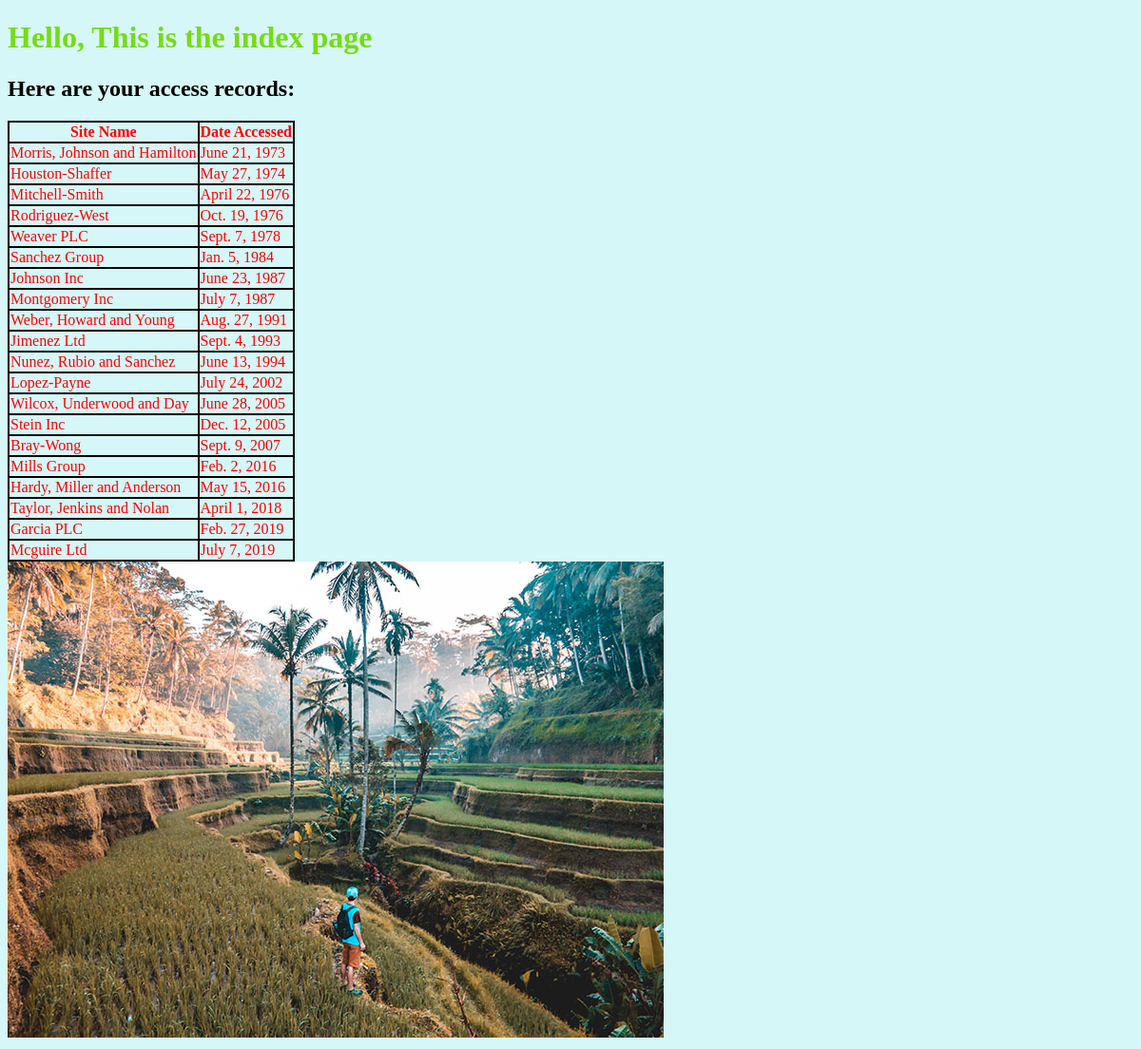
The page / on the database its author committed.
### first_app/models.py (models this page shows, shortened)
class AccessRecord(models.Model):
    name = models.ForeignKey(Webpage, on_delete=models.CASCADE)
    date = models.DateField()

class Webpage(models.Model):
    topic = models.ForeignKey(Topic, on_delete=models.CASCADE)
    name = models.CharField(max_length=200, unique=True)
    url = models.URLField(unique=True)
    def __str__(self):
        return self.name

### first_app/views.py (the view)
# urls.py: path('', views.index, name='index'),
def index(request):
    webpages_list = AccessRecord.objects.order_by('date')
    date_dict = {'access_records':webpages_list}
    return render(request,'index.html', context=date_dict)

### templates/index.html (shortened to what this page needs)
{% extends "base.html" %}
{% load static %}
{% block body %}
<h1>Hello, This is the index page</h1>
<h2>Here are your access records:</h2>
<div class="djangotwo">
  {% if access_records %}
    <table>
      <thead>
        <th>Site Name</th>
        <th>Date Accessed</th>
      </thead>
      {% for acc in access_records %}
        <tbody>
          <tr>
            <td>{{acc.name}}</td>
            <td>{{acc.date}}</td>
          </tr>
        </tbody>
      {% endfor %}
    </table>
    {% else %}
    <p>NO ACCESS RECORDS FOUND</p>
  {% endif %}
</div>
<img src="{% static 'images/destination_2.jpg' %}" alt="destination 1">
{% endblock body %}

### templates/base.html (shortened to what this page needs)
<!DOCTYPE html>
{% load static %}
<html lang="en">
<head>
    <link rel="stylesheet" href="{% static 'css/style.css' %}">
</head>
<body>
    {% block body %}
    {% endblock body %}
</body>
</html>

### static/css/style.css (style rules this page uses)
body { background-color: rgb(214, 247, 247); }
h1 { color: rgb(117, 220, 20); }
table, th, td { border: 2px solid black; border-collapse: collapse; }
.djangotwo { color: red; }

### rows shown on the page
AccessRecord: name "Morris, Johnson and Hamilton", date "June 21, 1973"
AccessRecord: name "Houston-Shaffer", date "May 27, 1974"
AccessRecord: name "Mitchell-Smith", date "April 22, 1976"
AccessRecord: name "Rodriguez-West", date "Oct. 19, 1976"
AccessRecord: name "Weaver PLC", date "Sept. 7, 1978"
AccessRecord: name "Sanchez Group", date "Jan. 5, 1984"
AccessRecord: name "Johnson Inc", date "June 23, 1987"
AccessRecord: name "Montgomery Inc", date "July 7, 1987"
AccessRecord: name "Weber, Howard and Young", date "Aug. 27, 1991"
AccessRecord: name "Jimenez Ltd", date "Sept. 4, 1993"
AccessRecord: name "Nunez, Rubio and Sanchez", date "June 13, 1994"
AccessRecord: name "Lopez-Payne", date "July 24, 2002"
AccessRecord: name "Wilcox, Underwood and Day", date "June 28, 2005"
AccessRecord: name "Stein Inc", date "Dec. 12, 2005"
AccessRecord: name "Bray-Wong", date "Sept. 9, 2007"
AccessRecord: name "Mills Group", date "Feb. 2, 2016"
AccessRecord: name "Hardy, Miller and Anderson", date "May 15, 2016"
AccessRecord: name "Taylor, Jenkins and Nolan", date "April 1, 2018"
AccessRecord: name "Garcia PLC", date "Feb. 27, 2019"
AccessRecord: name "Mcguire Ltd", date "July 7, 2019"
